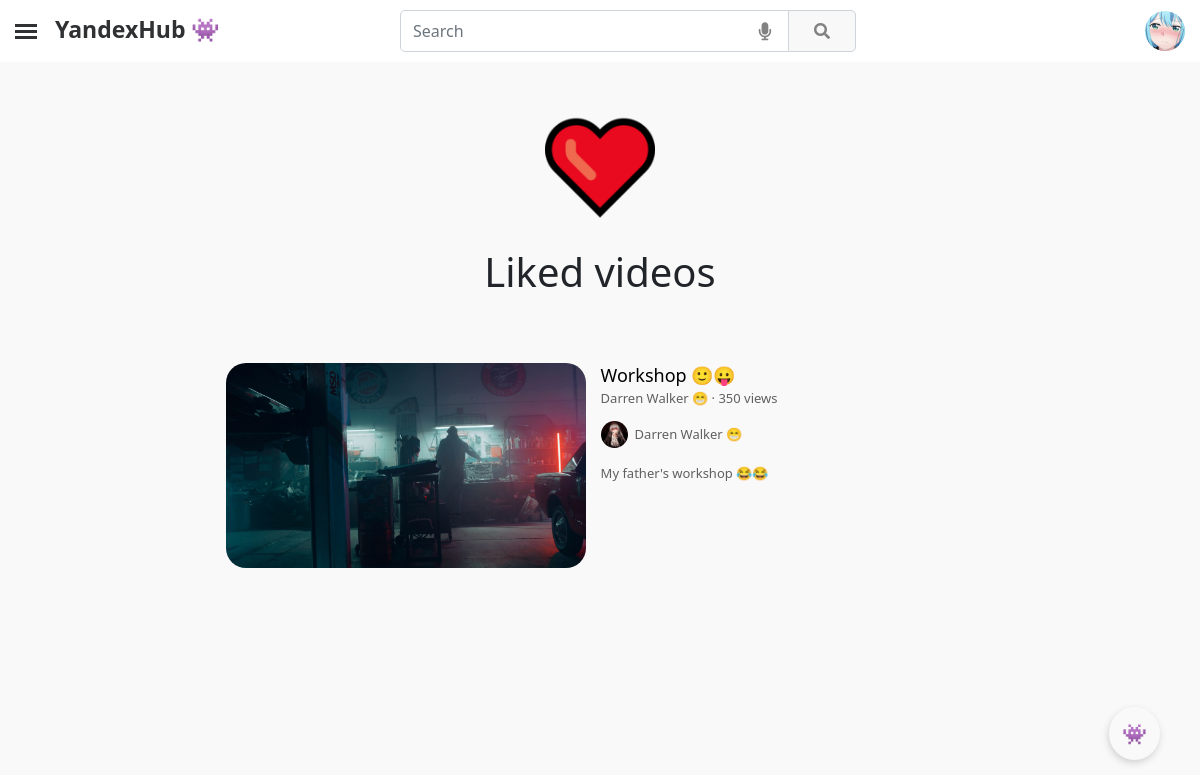
The page /liked/ (signed in) on the database its author committed.
### YandexHub/apps/mainapp/models.py (models this page shows, shortened)
class CustomUser(AbstractUser):
    user_id = models.CharField(blank=True, null=True, max_length=24)
    email = models.EmailField(null=True, unique=True)
    username = models.CharField(blank=True, null=True, max_length=25)
    avatar = models.ImageField(blank=True, null=True, upload_to = 'avatars/', default='avatars/default/default_avatar.png')
    banner = models.ImageField(blank=True, null=True, upload_to='users_banners/')
    all_views = models.BigIntegerField(default=0)
    all_comments = models.BigIntegerField(default=0)
    all_likes = models.BigIntegerField(default=0)
    all_dislikes = models.BigIntegerField(default=0)
    all_subscribers = models.BigIntegerField(default=0)
    all_notifications = models.BigIntegerField(default=0)
    all_posts_likes = models.BigIntegerField(default=0)
    all_posts_dislikes = models.BigIntegerField(default=0)
    description = models.TextField(blank=True, null=True, max_length=5000)
    contact_email  = models.CharField(blank=True, null=True, max_length=75)
    location = models.CharField(blank=True, null=True, max_length=50)
    vk_link = models.CharField(blank=True, null=True, max_length=150)
    instagram_link = models.CharField(blank=True, null=True, max_length=150)
    facebook_link = models.CharField(blank=True, null=True, max_length=150)
    reddit_link = models.CharField(blank=True, null=True, max_length=150)
    telegram_link = models.CharField(blank=True, null=True, max_length=150)
    twitter_link = models.CharField(blank=True, null=True, max_length=150)
    website_link = models.CharField(blank=True, null=True, max_length=150)
    telegram = models.CharField(blank=True, null=True, max_length=150)
    date_created = models.DateTimeField(auto_now_add=True, db_index=True)
    REQUIRED_FIELDS = ['username']
    USERNAME_FIELD = 'email'

class Like(models.Model):
    liked_user = models.ForeignKey(CustomUser, on_delete=models.CASCADE, null=False, related_name='liked_video_user')
    liked_video = models.ForeignKey(Video, on_delete=models.CASCADE, null=False, related_name='liked_video')
    date_created = models.DateTimeField(auto_now_add=True, db_index=True)

class Video(models.Model):
    video_id = models.CharField(blank=True, null=True, max_length=32)
    creator = models.ForeignKey(CustomUser, on_delete=models.CASCADE, null=False, related_name='video_creator')
    video = models.FileField(upload_to='videos/')
    video_banner = models.ImageField(upload_to='video_banners/')
    views = models.BigIntegerField(default=0)
    likes = models.BigIntegerField(default=0)
    dislikes = models.BigIntegerField(default=0)
    comments = models.BigIntegerField(default=0)
    coefficient = models.FloatField(default=0)
    title = models.CharField(max_length=150)
    description = models.TextField(blank=True, null=True, max_length=1000000)
    date_created = models.DateTimeField(auto_now_add=True, db_index=True)

### YandexHub/apps/mainapp/views.py (the view)
# urls.py: path('liked/', LikedVideosView.as_view(), name='liked__videos__page'),
class LikedVideosView(ListView):
    template_name = 'user/video/liked.html'
    paginate_by = 10
    queryset = Like
    context_object_name = "videos"
    def get_queryset(self):
        if self.request.user.is_authenticated:
            return Like.objects.filter(liked_user=self.request.user).order_by("-date_created")
        else:
            return Like.objects.none()
    def get_context_data(self,**kwargs):
        context = super(LikedVideosView, self).get_context_data(**kwargs)
        context['title'] = 'Liked videos ❤️'
        return context

### YandexHub/apps/mainapp/templatetags/poll_extras.py (called while the page is built)
@register.filter(name='brief_views_format')
@stringfilter
def brief_views_format(arg):
    if int(arg) < 1000000:
        if int(arg) == 1:
            return '1 view'
        elif int(arg) < 1000:
            return f'{arg} views'
        else:
            return f"{str_fixed(float(int(arg)/1000), int(arg), 1, 'views')}K views"
    elif int(arg) < 1000000000:
        return f"{str_fixed(float(int(arg)/1000000), int(arg), 1, 'views')}M views"
    elif int(arg) < 1000000000000:
        return f"{str_fixed(float(int(arg)/1000000000), int(arg), 1, 'views')}B views"
    else:
        return ''

@register.filter(name='html_to_text')
@stringfilter
def html_to_text(html):
    cleanr = re.compile('<.*?>')
    cleantext = re.sub(cleanr, '', html)
    return cleantext

### YandexHub/apps/mainapp/templates/user/video/liked.html (shortened to what this page needs)
{% extends "main.html" %}
{% block content %}
{% load poll_extras %}
{% load static %}
<main role="main" style="margin-top: 35px;">
    <div class="block-content">
        {% if request.user.is_authenticated %}
        <section class="py-3 text-center container-fluid">
            <div class="row" style="padding-bottom: 1rem!important;">
                <div class="col-lg-12 col-md-8 mx-auto">
                    <img class="banner-icon" src="{% static 'media/site/icons/heart.png' %}">
                    <h1 style="margin-bottom: 25px;">Liked videos</h1>
                </div>
            </div>
        </section>
        {% if videos %}
        <div class="infinite-container">
            {% for i in videos %}
            <div class="infinite-item">
                <div class="card" style="height: 205px; margin-top: 10px;">
                    <div class="row g-0" style="width: 65%; position: relative; margin-left: auto; margin-right: auto;">
                        <div class="col-md-4" style="left: 0; position: absolute;">
                            <a style="cursor: pointer;" onclick="transition_link(`{% url 'video__page' i.liked_video.video_id %}`)">
                                <div class="img"
                                    style="width: 360px; height: 205px; border-radius: 20px; background-image: url({{i.liked_video.video_banner.url}});">
                                </div>
                            </a>
                        </div>
                        <div class="col-md-8" style="top: 0; position: absolute; left: 365px;">
                            <div style="padding-top: 0; margin-left: 10px;">
                                <a style="cursor: pointer;" onclick="transition_link(`{% url 'video__page' i.liked_video.video_id %}`)">
                                    <p style="font-size: 18px; margin-bottom: -2px; color: #000;">{{ i.liked_video.title }}</p>
                                </a>
                                <small style="color: #606060; font-size: 13px;"><a style="color: #606060; cursor: pointer;" onclick="transition_link(`{% url 'channel__page' i.liked_video.creator.user_id %}`)">{{i.liked_video.creator.username}}</a> · {{i.liked_video.views|brief_views_format}}</small>
                                <a style="cursor: pointer;" onclick="transition_link(`{% url 'channel__page' i.liked_video.creator.user_id %}`)">
                                    <small style="display: block; margin-top: 12px; font-size: 13px; color: #606060;">
                                        <div class="img"
                                            style="display: inline-block; margin-right: 7px; width: 27px; height: 27px; border-radius: 50%; background-image: url({{i.liked_video.creator.avatar.url}});">
                                        </div>
                                        <div style="display: inline-block; position: absolute; margin-top: 4px;">
                                            {{i.liked_video.creator.username}}</div>
                                    </small>
                                </a>
                                <small
                                    style="display: block; color: #606060; font-size: 13px; margin-top: 12px;">{{i.liked_video.description|html_to_text|truncatechars:340}}</small>
                            </div>
                        </div>
                    </div>
                </div>
            </div>
            {% endfor %}
        </div>
        {% else %}
        <h2 style="text-align: center; margin-bottom: 40px;">You have not liked any films.</h2>
        {% endif %}
        {% endif %}
    </div>
</main>
{% endblock %}

### YandexHub/apps/mainapp/templates/components/site/navbar.html (shortened to what this page needs)
{% load static %}
<nav class="navbar sticky-top navbar-light">
    <label for="openSidebarMenu" class="sidebarIconToggle">
        <div class="spinner diagonal part-1"></div>
        <div class="spinner horizontal"></div>
        <div class="spinner diagonal part-2"></div>
    </label>
    {% if request.user.is_authenticated %}
    <a class="navbar-brand logo-block" rel="home" style="cursor: pointer;"
        onclick="transition_link(`{% url 'main__page' %}`)">
        <div class="logo-main-block">
            <b class="logo">YandexHub 👾</b>
        </div>
    </a>
    {% endif %}
    <div class="d-flex container search-bar">
        <div class="input-group search-block">
            <input id="search-input" type="text" class="form-control" style="border-radius: 5px 0 0 5px; margin-left: 120px !important;"
                placeholder="Search" aria-label="Search" aria-describedby="input-group-1" autocomplete="off">
            <div id="voice-trigger" data-bs-toggle="tooltip" data-bs-placement="bottom" title="Voice search">
                <i class="fas fa-microphone"></i>
            </div>
            <div class="input-group-append">
                <button class="btn btn-secondary" class="input-group-text" id="search-button" onclick="search()">
                    <i class="fa fa-search"></i>
                </button>
            </div>
        </div>
    </div>
    {% if request.user.is_authenticated %}
    <div class="dropdown wrapper-dropdown-3">
        <a role="button" id="dropdownMenuLink" data-bs-toggle="dropdown" aria-expanded="false">
            <div class="avatar-video-img img"
                style="width: 40px; height: 40px; margin-right: 15px; background-image: url({{request.user.avatar.url}});">
            </div>
        </a>
    </div>
    {% else %}
    <a class="btn btn-outline-primary" onclick="transition_link(`{% url 'signin' %}`)"
        style="border-radius: 5px; margin-right: 15px; cursor: pointer;"><i class="far fa-user"></i> Sign In</a>
    {% endif %}
</nav>

### static/css/index.css (style rules this page uses)
body { -webkit-animation: fade-in 0.5s linear; -moz-animation: fade-in 0.5s linear; -o-animation: fade-in 0.5s linear; animation: fade-in 0.5s linear; }
.row { justify-content: left !important; }
p, a, small { line-height: normal !important; }
.img, img { background-repeat: no-repeat; background-position: center; background-size: cover; }
a { text-decoration: none; }
.card { border-radius: 1.25rem; height: 340px; border: none; background: #f9f9f9; }
.avatar-video-img { width: 45px; height: 45px; margin-right: 10px; border-radius: 50%; }
.row { display: flex; align-items: center; justify-content: center; height: 100%; }
@media (max-width: 3440px) { .block-content { margin-left: 22%; margin-right: 22%; } }
@media (max-width: 2560px) { .block-content { margin-left: 15%; margin-right: 15%; } }
@media (max-width: 1920px) { .search-bar { width: 40% !important; } }
@media (max-width: 1920px) { .block-content { margin-left: 6%; margin-right: 6%; } }
@media (max-width: 1680px) { .block-content { margin-left: 2%; margin-right: 2%; } }
@media (max-width: 1440px) { .block-content { margin-left: 2%; margin-right: 2%; } }
@media (max-width: 1366px) { .search-bar { width: 50% !important; } }
@media (max-width: 1366px) { .block-content { margin-left: 2%; margin-right: 2%; } }
.sidebarIconToggle { transition: all 0.3s; box-sizing: border-box; cursor: pointer; position: absolute; z-index: 99; height: 100%; width: 100%; top: 24px; left: 15px; height: 22px; width: 22px; }
.spinner { transition: all 0.3s; box-sizing: border-box; position: absolute; height: 3px; width: 100%; background-color: #2f3133; }
.horizontal { transition: all 0.3s; box-sizing: border-box; position: relative; float: left; margin-top: 3px; }
.diagonal.part-1 { position: relative; transition: all 0.3s; box-sizing: border-box; float: left; }
.diagonal.part-2 { transition: all 0.3s; box-sizing: border-box; position: relative; float: left; margin-top: 3px; }
.wrapper-dropdown-3 { position: relative; cursor: pointer; outline: none; padding-left: 120px !important; font-weight: bold; color: #212529; }
.banner-icon { width: 110px; margin-bottom: 25px; height: auto; }
main { margin-top: 35px; }
.logo { font-size: 23px; font-weight: 700; color: #2f3133; position: relative; bottom: -1px; }
#search-button { padding-top: 8px; padding-bottom: 8px; padding-left: 25px; padding-right: 25px; border-radius: 0 5px 5px 0; background-color: #f8f8f8; border-color: #ced4da; color: #828282; }
#voice-trigger { position: absolute; right: 85px; color: #828282; top: 8px; font-size: 18px; cursor: pointer; }
.navbar-light { padding: 10px 0 10px 0; background-color: #fff; }
.logo-main-block { max-width: 40px; margin-top: -6px; margin-left: 55px; }
.search-bar { width: 30%; }

### static/css/predloader.css (style rules this page uses)
.animated-show { opacity: 0; transition: opacity 0.5s ease-out; }
.animated-show.animated-show-active { opacity: 1; }

### rows shown on the page
CustomUser: user.avatar (picture)
Like: liked_video.video_banner (picture), liked_video "Workshop 🙂😛", liked_video.creator.username "Darren Walker 😁", liked_video.views|brief_views_format "350 views", liked_video.creator.avatar (picture), liked_video.description|html_to_text "My father's workshop 😂😂"
